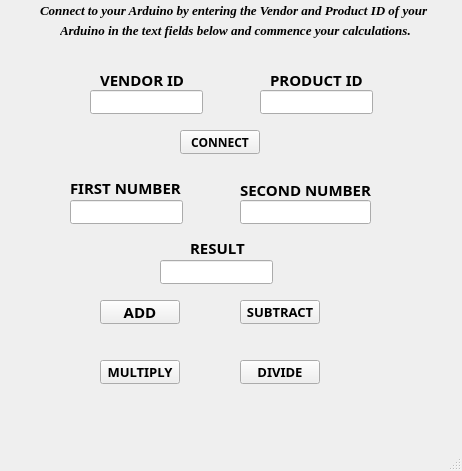
<?xml version="1.0" encoding="UTF-8"?>
<ui version="4.0">
 <class>MainWindow</class>
 <widget class="QMainWindow" name="MainWindow">
  <property name="minimumSize">
   <size>
    <width>462</width>
    <height>471</height>
   </size>
  </property>
  <property name="maximumSize">
   <size>
    <width>462</width>
    <height>471</height>
   </size>
  </property>
  <property name="baseSize">
   <size>
    <width>462</width>
    <height>471</height>
   </size>
  </property>
  <property name="windowTitle">
   <string>MainWindow</string>
  </property>
  <property name="autoFillBackground">
   <bool>false</bool>
  </property>
  <widget class="QWidget" name="centralwidget">
   <widget class="QLineEdit" name="vidLineEdit">
    <property name="geometry">
     <rect>
      <x>90</x>
      <y>90</y>
      <width>113</width>
      <height>24</height>
     </rect>
    </property>
    <property name="font">
     <font>
      <family>Cambria Math</family>
      <pointsize>10</pointsize>
     </font>
    </property>
   </widget>
   <widget class="QLineEdit" name="pidLineEdit">
    <property name="geometry">
     <rect>
      <x>260</x>
      <y>90</y>
      <width>113</width>
      <height>24</height>
     </rect>
    </property>
    <property name="font">
     <font>
      <family>Cambria Math</family>
      <pointsize>10</pointsize>
     </font>
    </property>
   </widget>
   <widget class="QPushButton" name="openButton">
    <property name="geometry">
     <rect>
      <x>180</x>
      <y>130</y>
      <width>80</width>
      <height>24</height>
     </rect>
    </property>
    <property name="font">
     <font>
      <family>Berlin Sans FB</family>
      <bold>true</bold>
     </font>
    </property>
    <property name="text">
     <string>CONNECT</string>
    </property>
   </widget>
   <widget class="QLabel" name="label">
    <property name="geometry">
     <rect>
      <x>100</x>
      <y>70</y>
      <width>131</width>
      <height>20</height>
     </rect>
    </property>
    <property name="font">
     <font>
      <family>Berlin Sans FB</family>
      <pointsize>11</pointsize>
      <bold>true</bold>
     </font>
    </property>
    <property name="text">
     <string>VENDOR ID</string>
    </property>
   </widget>
   <widget class="QLabel" name="label_2">
    <property name="geometry">
     <rect>
      <x>270</x>
      <y>70</y>
      <width>121</width>
      <height>20</height>
     </rect>
    </property>
    <property name="font">
     <font>
      <family>Berlin Sans FB</family>
      <pointsize>11</pointsize>
      <bold>true</bold>
     </font>
    </property>
    <property name="text">
     <string>PRODUCT ID</string>
    </property>
   </widget>
   <widget class="QLabel" name="label_3">
    <property name="geometry">
     <rect>
      <x>70</x>
      <y>180</y>
      <width>111</width>
      <height>16</height>
     </rect>
    </property>
    <property name="font">
     <font>
      <family>Berlin Sans FB</family>
      <pointsize>11</pointsize>
      <bold>true</bold>
     </font>
    </property>
    <property name="text">
     <string>FIRST NUMBER</string>
    </property>
   </widget>
   <widget class="QLabel" name="label_4">
    <property name="geometry">
     <rect>
      <x>240</x>
      <y>180</y>
      <width>141</width>
      <height>20</height>
     </rect>
    </property>
    <property name="font">
     <font>
      <family>Berlin Sans FB</family>
      <pointsize>11</pointsize>
      <bold>true</bold>
     </font>
    </property>
    <property name="text">
     <string>SECOND NUMBER </string>
    </property>
   </widget>
   <widget class="QLineEdit" name="firstNum">
    <property name="geometry">
     <rect>
      <x>70</x>
      <y>200</y>
      <width>113</width>
      <height>24</height>
     </rect>
    </property>
    <property name="font">
     <font>
      <family>Cambria Math</family>
      <pointsize>10</pointsize>
     </font>
    </property>
   </widget>
   <widget class="QLineEdit" name="secondNum">
    <property name="geometry">
     <rect>
      <x>240</x>
      <y>200</y>
      <width>131</width>
      <height>24</height>
     </rect>
    </property>
    <property name="font">
     <font>
      <family>Cambria Math</family>
      <pointsize>10</pointsize>
     </font>
    </property>
   </widget>
   <widget class="QLineEdit" name="result">
    <property name="geometry">
     <rect>
      <x>160</x>
      <y>260</y>
      <width>113</width>
      <height>24</height>
     </rect>
    </property>
    <property name="font">
     <font>
      <family>Cambria</family>
      <pointsize>10</pointsize>
      <bold>true</bold>
     </font>
    </property>
    <property name="readOnly">
     <bool>true</bool>
    </property>
   </widget>
   <widget class="QLabel" name="label_5">
    <property name="geometry">
     <rect>
      <x>190</x>
      <y>240</y>
      <width>101</width>
      <height>16</height>
     </rect>
    </property>
    <property name="font">
     <font>
      <family>Berlin Sans FB</family>
      <pointsize>11</pointsize>
      <bold>true</bold>
     </font>
    </property>
    <property name="text">
     <string>RESULT</string>
    </property>
   </widget>
   <widget class="QPushButton" name="addButton">
    <property name="geometry">
     <rect>
      <x>100</x>
      <y>300</y>
      <width>80</width>
      <height>24</height>
     </rect>
    </property>
    <property name="font">
     <font>
      <family>Berlin Sans FB</family>
      <pointsize>11</pointsize>
      <bold>true</bold>
     </font>
    </property>
    <property name="text">
     <string>ADD</string>
    </property>
   </widget>
   <widget class="QPushButton" name="subtractButton">
    <property name="geometry">
     <rect>
      <x>240</x>
      <y>300</y>
      <width>80</width>
      <height>24</height>
     </rect>
    </property>
    <property name="font">
     <font>
      <family>Berlin Sans FB</family>
      <pointsize>10</pointsize>
      <bold>true</bold>
     </font>
    </property>
    <property name="text">
     <string>SUBTRACT</string>
    </property>
   </widget>
   <widget class="QPushButton" name="multiplyButton">
    <property name="geometry">
     <rect>
      <x>100</x>
      <y>360</y>
      <width>80</width>
      <height>24</height>
     </rect>
    </property>
    <property name="font">
     <font>
      <family>Berlin Sans FB</family>
      <pointsize>10</pointsize>
      <bold>true</bold>
     </font>
    </property>
    <property name="text">
     <string>MULTIPLY</string>
    </property>
   </widget>
   <widget class="QPushButton" name="divideButton">
    <property name="geometry">
     <rect>
      <x>240</x>
      <y>360</y>
      <width>80</width>
      <height>24</height>
     </rect>
    </property>
    <property name="font">
     <font>
      <family>Berlin Sans FB</family>
      <pointsize>10</pointsize>
      <bold>true</bold>
     </font>
    </property>
    <property name="text">
     <string>DIVIDE</string>
    </property>
   </widget>
   <widget class="QLabel" name="label_6">
    <property name="geometry">
     <rect>
      <x>40</x>
      <y>0</y>
      <width>401</width>
      <height>21</height>
     </rect>
    </property>
    <property name="font">
     <font>
      <family>Times New Roman</family>
      <pointsize>10</pointsize>
      <italic>true</italic>
      <bold>true</bold>
     </font>
    </property>
    <property name="autoFillBackground">
     <bool>false</bool>
    </property>
    <property name="text">
     <string>Connect to your Arduino by entering the Vendor and Product ID of your </string>
    </property>
   </widget>
   <widget class="QLabel" name="label_7">
    <property name="geometry">
     <rect>
      <x>60</x>
      <y>20</y>
      <width>361</width>
      <height>20</height>
     </rect>
    </property>
    <property name="font">
     <font>
      <family>Times New Roman</family>
      <pointsize>10</pointsize>
      <italic>true</italic>
      <bold>true</bold>
     </font>
    </property>
    <property name="autoFillBackground">
     <bool>false</bool>
    </property>
    <property name="text">
     <string>Arduino in the text fields below and commence your calculations.</string>
    </property>
   </widget>
  </widget>
  <widget class="QMenuBar" name="menubar">
   <property name="geometry">
    <rect>
     <x>0</x>
     <y>0</y>
     <width>462</width>
     <height>21</height>
    </rect>
   </property>
  </widget>
  <widget class="QStatusBar" name="statusbar"/>
 </widget>
 <resources/>
 <connections/>
</ui>
